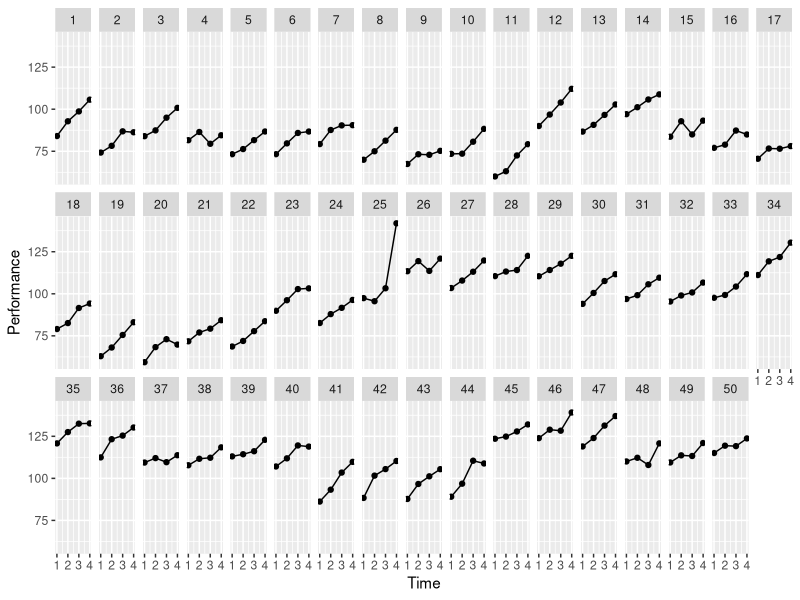

Recreate this plot in R.
library(ggplot2) 
library(nlme) 
library(lmerTest)
library(lsmeans) 
data_company = read.csv("./employee_time_bonus.csv",stringsAsFactors = TRUE) 



ggplot(data_company,aes(x=Time,y=Performance)) + geom_line() +  
  geom_point(data=data_company,aes(x=Time,y=Performance)) + 
  facet_wrap(~Employee,nrow=3) 


fit <- lme(Performance ~ x_Bonus + x_Sector + Time + Time:x_Bonus , random = list( ~1 |Employee) , correlation = corAR1(form= ~Time|Employee), data = data_company) 
summary(fit) 


anova(fit)



fit <- lme(Performance ~ x_Bonus + x_Sector + Time + Time:x_Bonus , random = list( ~1 |Employee) , data = data_company) 
summary(fit) 





fit <- lme(Performance ~ x_Bonus + x_Sector + Time , random = list( ~1 |Employee) , correlation = corAR1(form= ~Time|Employee), data = data_company) 
print(lsmeans(fit,pairwise ~ x_Bonus)) 



fit <- lme(Performance ~ x_Bonus + x_Sector + Time + Time:x_Bonus , random = list( ~1 + Time |Employee) , correlation = corAR1(form= ~Time|Employee), data = data_company) 
summary(fit)
